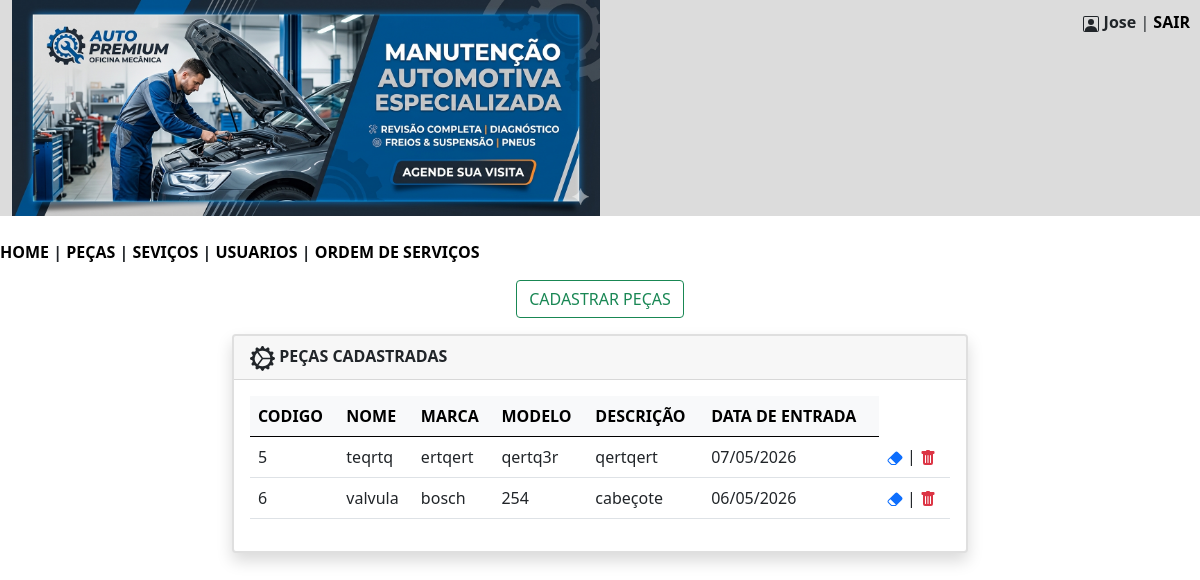
The page /mecanica/pecas.php (signed in) on the database its author committed.
### tables this page shows
CREATE TABLE `pecas` (
  `codigo` int(11) NOT NULL,
  `nome` varchar(300) NOT NULL,
  `marca` varchar(150) NOT NULL,
  `modelo` varchar(255) NOT NULL,
  `descricao` varchar(255) NOT NULL,
  `data_entrada` date NOT NULL
);

### mecanica/pecas.php (the view, shortened to what this page needs)
<?php
$nome = $_SESSION['nome'];
?>
<!DOCTYPE html>
<html lang="pt-br">
<head>
    <link href="https://cdn.jsdelivr.net/npm/bootstrap@5.0.2/dist/css/bootstrap.min.css" rel="stylesheet">
</head>
<body>
<div class="container-fluid" style="background-color:#DCDCDC; text-align:left; position:relative;">
<img src="imagens/banner.png" width="50%" heigth="50%">
    <div class="header" style="position:absolute; top:10px; right:10px;">
        <b><?= htmlspecialchars($nome) ?></b> |
        <a href="sair.php" style="color:black; text-decoration:none; font-weight:bold;">SAIR</a>
    </div>
</div>
<br/>
        <nav>
            <?php
                include 'menu.php';
            ?>
        </nav>
<div class="text-center my-3">
    <button type="button" class="btn btn-outline-success" data-bs-toggle="modal" data-bs-target="#exampleModal">
        CADASTRAR PEÇAS
    </button>
</div>
<div class="container">
    <div class="row justify-content-center">
        <div class="col-md-8 mb-4">
            <div class="card shadow border-2">
                <div class="card-header">
                    <b>PEÇAS CADASTRADAS</b>
                </div>
                <div class="card-body">
                    <?php
                    include 'conecta.php';
                    $sql = "SELECT codigo,nome,marca,modelo,descricao,DATE_FORMAT(data_entrada,'%d/%m/%Y') AS data_entrada FROM pecas ORDER BY nome;";
                    $consulta = $pdo->query($sql);
                    $listapecas = $consulta->fetchAll(PDO::FETCH_ASSOC);
                    if (count($listapecas) > 0) {
                        echo "<table class='table table-hover align-middle'>";
                        echo "<thead class='table-light'>
                                <tr>
                                    <th>CODIGO</th>
                                    <th>NOME</th>
                                    <th>MARCA</th>
                                    <th>MODELO</th>
                                    <th>DESCRIÇÃO</th>
                                    <th>DATA DE ENTRADA</th>
                                </tr>
                              </thead>";
                        echo "<tbody>";
                        foreach ($listapecas as $item) {
                            $codigo = $item['codigo'];
                            echo "<tr>";
                            echo "<td>" . htmlspecialchars($item['codigo']) . "</td>";
                            echo "<td>" . htmlspecialchars($item['nome']) . "</td>";
                            echo "<td>" . htmlspecialchars($item['marca']) . "</td>";
                            echo "<td>" . htmlspecialchars($item['modelo']) . "</td>";
                            echo "<td>" . htmlspecialchars($item['descricao']) . "</td>";
                            echo "<td>" . htmlspecialchars($item['data_entrada']) . "</td>";
                            echo "<td><a href='#' data-bs-toggle='modal' data-bs-target='#modalEditar' data-id='$codigo'><svg xmlns='http://www.w3.org/2000/svg' width='16' height='16' fill='currentColor' class='bi bi-eraser-fill' viewBox='0 0 16 16'>
                            <path d='M8.086 2.207a2 2 0 0 1 2.828 0l3.879 3.879a2 2 0 0 1 0 2.828l-5.5 5.5A2 2 0 0 1 7.879 15H5.12a2 2 0 0 1-1.414-.586l-2.5-2.5a2 2 0 0 1 0-2.828zm.66 11.34L3.453 8.254 1.914 9.793a1 1 0 0 0 0 1.414l2.5 2.5a1 1 0 0 0 .707.293H7.88a1 1 0 0 0 .707-.293z'/>
                          </svg></a> | <a href ='excluir_pecas.php?codigo=$codigo'><svg xmlns='http://www.w3.org/2000/svg' width='16' height='16' fill='currentColor' class='bi bi-trash-fill text-danger' viewBox='0 0 16 16'>
                            <path d='M2.5 1a1 1 0 0 0-1 1v1a1 1 0 0 0 1 1H3v9a2 2 0 0 0 2 2h6a2 2 0 0 0 2-2V4h.5a1 1 0 0 0 1-1V2a1 1 0 0 0-1-1H10a1 1 0 0 0-1-1H7a1 1 0 0 0-1 1zm3 4a.5.5 0 0 1 .5.5v7a.5.5 0 0 1-1 0v-7a.5.5 0 0 1 .5-.5M8 5a.5.5 0 0 1 .5.5v7a.5.5 0 0 1-1 0v-7A.5.5 0 0 1 8 5m3 .5v7a.5.5 0 0 1-1 0v-7a.5.5 0 0 1 1 0'/>
                          </svg></a></td>";
                            echo "</tr>";
                        }
                        echo "</tbody>";
                        echo "</table>";
                    } else {
                        echo "<p class='text-danger'><b>NÃO EXISTEM PEÇAS CADASTRADAS NO MOMENTO!</b></p>";
                    }
                    ?>
                </div>
            </div>
        </div>
    </div>
</div>
</body>
</html>

### mecanica/pecas.php (style rules this page uses)
.header { float: right; }

### rows shown on the page
pecas: codigo "5", nome "teqrtq", marca "ertqert", modelo "qertq3r", descricao "qertqert", data_entrada "07/05/2026"
pecas: codigo "6", nome "valvula", marca "bosch", modelo "254", descricao "cabeçote", data_entrada "06/05/2026"

### other values the page prints
$nome "Jose"
